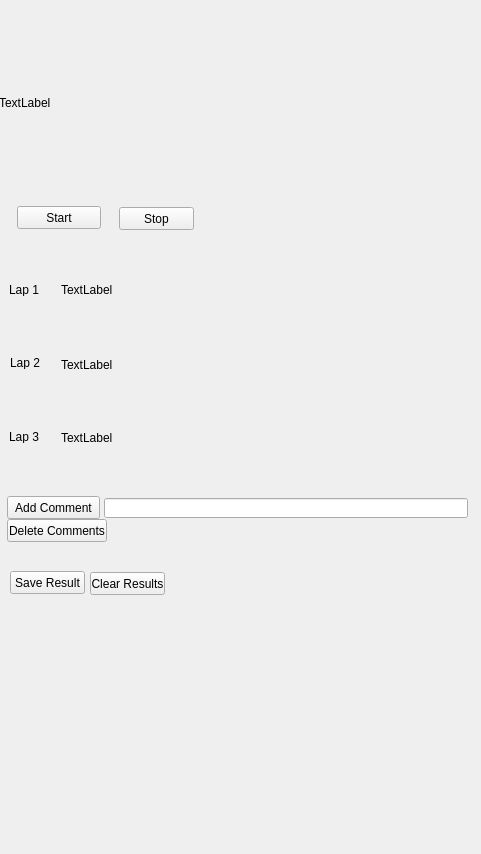
<?xml version="1.0" encoding="UTF-8"?>
<ui version="4.0">
 <class>Form</class>
 <widget class="QWidget" name="Form">
  <property name="geometry">
   <rect>
    <x>0</x>
    <y>0</y>
    <width>481</width>
    <height>854</height>
   </rect>
  </property>
  <property name="windowTitle">
   <string>Form</string>
  </property>
  <widget class="QLabel" name="labelTimer">
   <property name="geometry">
    <rect>
     <x>-1</x>
     <y>3</y>
     <width>482</width>
     <height>200</height>
    </rect>
   </property>
   <property name="text">
    <string>TextLabel</string>
   </property>
  </widget>
  <widget class="QPushButton" name="pushButtonStart">
   <property name="geometry">
    <rect>
     <x>17</x>
     <y>206</y>
     <width>84</width>
     <height>23</height>
    </rect>
   </property>
   <property name="text">
    <string>Start</string>
   </property>
  </widget>
  <widget class="QPushButton" name="pushButtonAddComment">
   <property name="geometry">
    <rect>
     <x>7</x>
     <y>496</y>
     <width>93</width>
     <height>23</height>
    </rect>
   </property>
   <property name="text">
    <string>Add Comment</string>
   </property>
  </widget>
  <widget class="QPushButton" name="pushButtonAddStop">
   <property name="geometry">
    <rect>
     <x>119</x>
     <y>207</y>
     <width>75</width>
     <height>23</height>
    </rect>
   </property>
   <property name="text">
    <string>Stop</string>
   </property>
  </widget>
  <widget class="QLineEdit" name="lineEdit">
   <property name="geometry">
    <rect>
     <x>104</x>
     <y>498</y>
     <width>364</width>
     <height>20</height>
    </rect>
   </property>
  </widget>
  <widget class="QLabel" name="labelLap1">
   <property name="geometry">
    <rect>
     <x>9</x>
     <y>283</y>
     <width>47</width>
     <height>13</height>
    </rect>
   </property>
   <property name="text">
    <string>Lap 1</string>
   </property>
  </widget>
  <widget class="QLabel" name="labelLap1Result">
   <property name="geometry">
    <rect>
     <x>61</x>
     <y>256</y>
     <width>417</width>
     <height>67</height>
    </rect>
   </property>
   <property name="text">
    <string>TextLabel</string>
   </property>
  </widget>
  <widget class="QLabel" name="labelLap2">
   <property name="geometry">
    <rect>
     <x>10</x>
     <y>356</y>
     <width>47</width>
     <height>13</height>
    </rect>
   </property>
   <property name="text">
    <string>Lap 2</string>
   </property>
  </widget>
  <widget class="QLabel" name="label2Result">
   <property name="geometry">
    <rect>
     <x>61</x>
     <y>332</y>
     <width>419</width>
     <height>66</height>
    </rect>
   </property>
   <property name="text">
    <string>TextLabel</string>
   </property>
  </widget>
  <widget class="QLabel" name="labelLap3">
   <property name="geometry">
    <rect>
     <x>9</x>
     <y>430</y>
     <width>47</width>
     <height>13</height>
    </rect>
   </property>
   <property name="text">
    <string>Lap 3</string>
   </property>
  </widget>
  <widget class="QLabel" name="label3Result">
   <property name="geometry">
    <rect>
     <x>61</x>
     <y>405</y>
     <width>407</width>
     <height>66</height>
    </rect>
   </property>
   <property name="text">
    <string>TextLabel</string>
   </property>
  </widget>
  <widget class="QPushButton" name="pushButtonSaveCommit">
   <property name="geometry">
    <rect>
     <x>10</x>
     <y>571</y>
     <width>75</width>
     <height>23</height>
    </rect>
   </property>
   <property name="text">
    <string>Save Result</string>
   </property>
  </widget>
  <widget class="QPushButton" name="pushButtonClearResult">
   <property name="geometry">
    <rect>
     <x>90</x>
     <y>572</y>
     <width>75</width>
     <height>23</height>
    </rect>
   </property>
   <property name="text">
    <string>Clear Results</string>
   </property>
  </widget>
  <widget class="QPushButton" name="pushButtonDeleteComment">
   <property name="geometry">
    <rect>
     <x>7</x>
     <y>519</y>
     <width>100</width>
     <height>23</height>
    </rect>
   </property>
   <property name="text">
    <string>Delete Comments</string>
   </property>
  </widget>
 </widget>
 <resources/>
 <connections/>
</ui>
